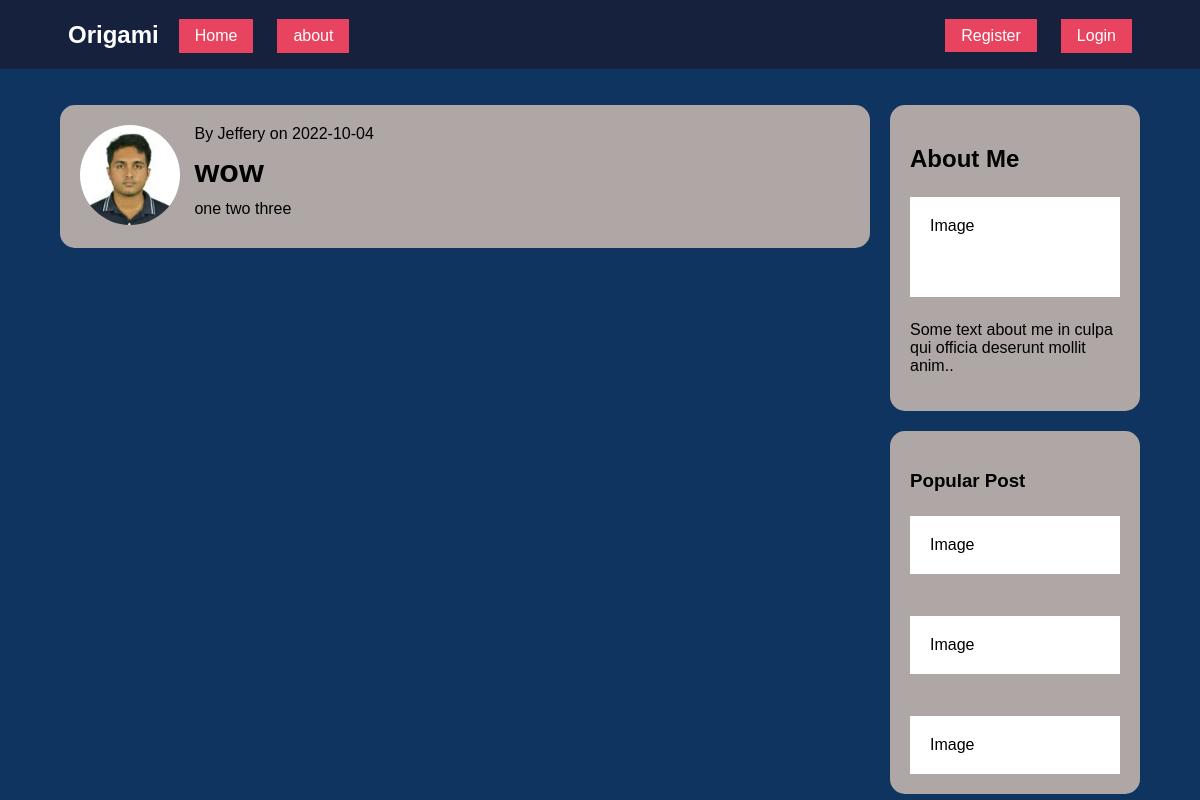
/post/1, run on an earlier commit of the app's database.
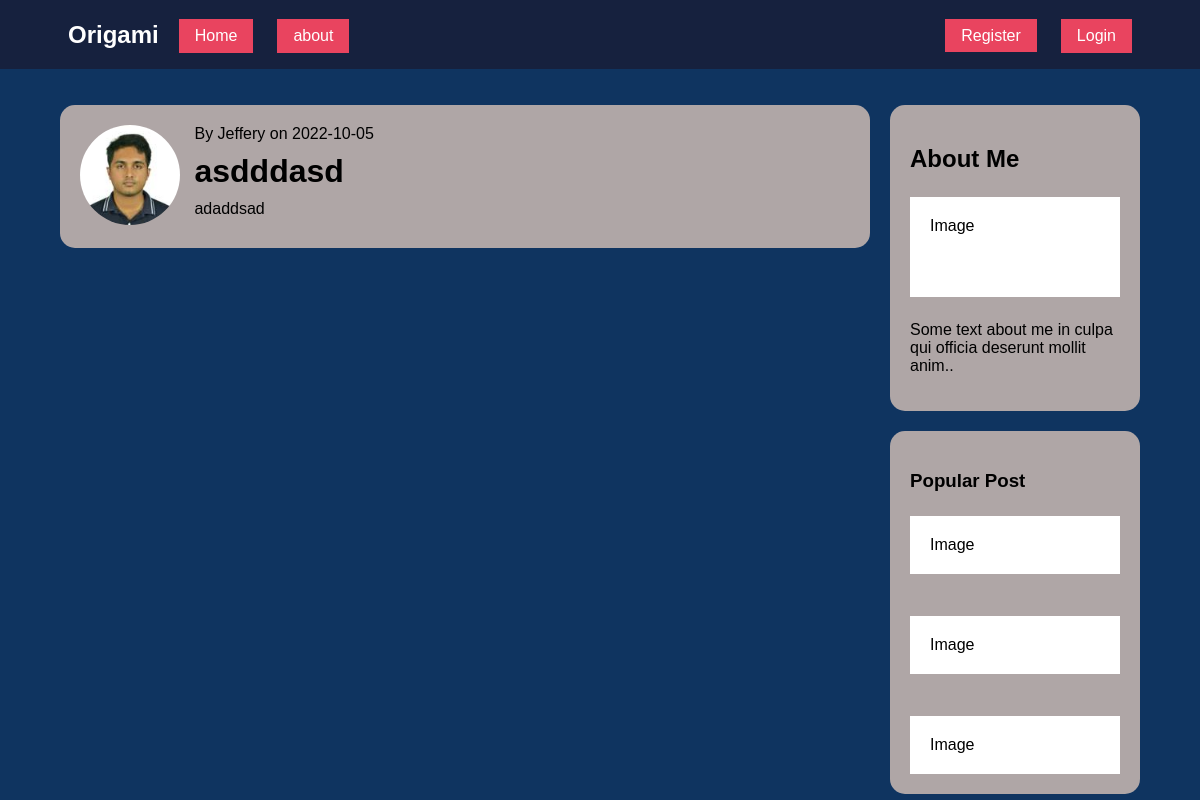
And on a later commit of the database.
### origami/models.py (models this page shows, shortened)
class Post(db.Model):
    id = db.Column(db.Integer, primary_key=True)
    title = db.Column(db.String(100), nullable=False)
    date_posted = db.Column(db.DateTime, nullable=False, default=datetime.utcnow)
    content = db.Column(db.Text, nullable=False)
    user_id = db.Column(db.Integer, db.ForeignKey('user.id'), nullable=False)

### origami/routes.py (the view)
@app.route("/post/<int:post_id>")
def post(post_id):
    post = Post.query.get_or_404(post_id)
    return render_template('post.html', title=post.title, post=post)

### origami/templates/post.html (shortened to what this page needs)
{% extends "layout.html" %}
{% block content %}
<div class="leftcolumn">
    <div class="card">
        <img src="{{url_for('static',filename='profile_pics/'+ post.author.image_file)}}" class="profile-pic image-size" alt="users profile pics">
        <div class="text-file">
            <p>By {{ post.author.username }} on {{ post.date_posted.strftime('%Y-%m-%d') }}</p>
            <h1>{{ post.title }}</h1>
            <p>{{ post.content }}</p>
        </div>
    </div>
</div>
{% endblock content %}

What changed in the data, as far as the page shows it:
changed Post: date_posted "2022-10-04" → "2022-10-05"; title "wow" → "asdddasd"; content "one two three" → "adaddsad"
